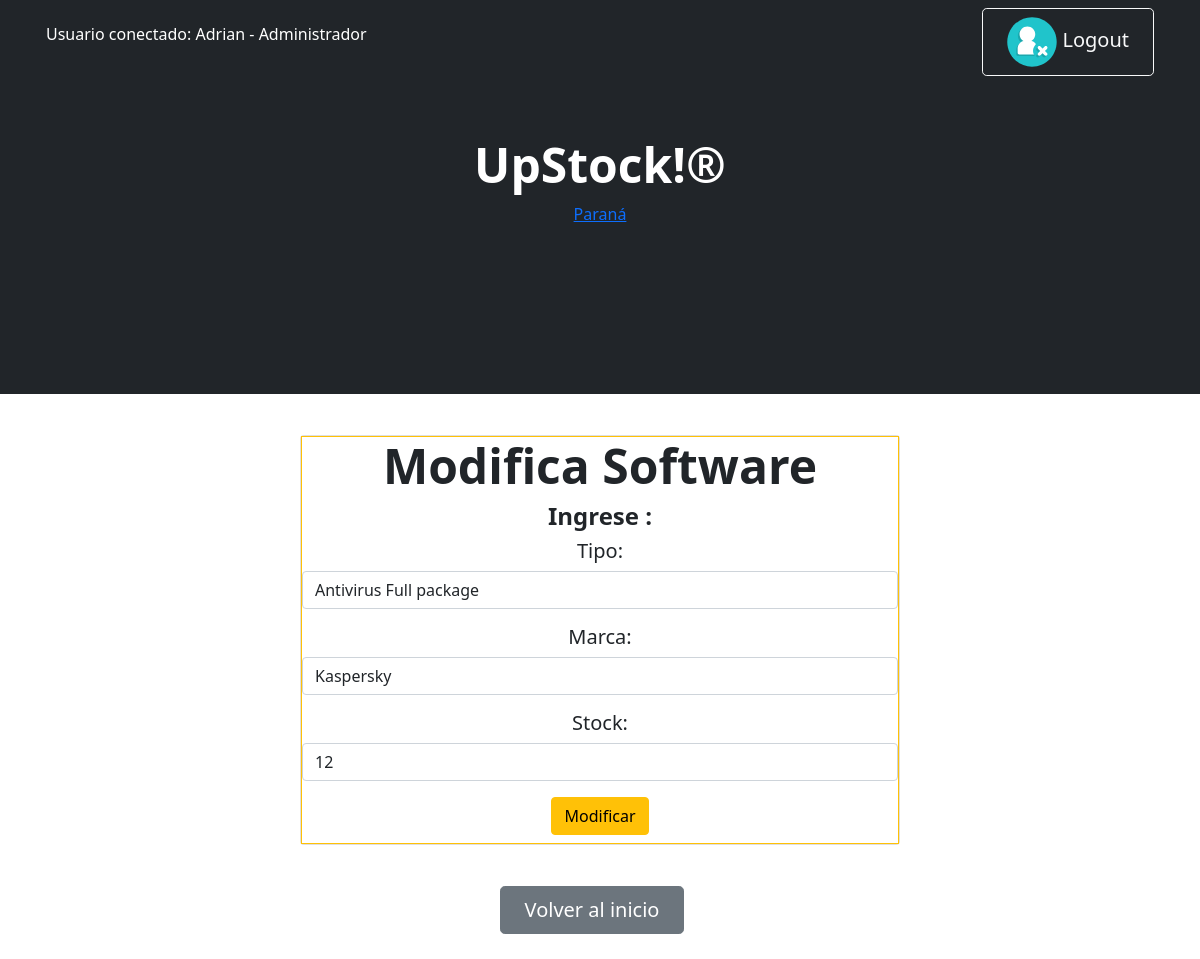
Screenshot of /upstock/editar_software/1 (signed in) with the database file from the repository.
### Miapp/models.py (models this page shows, shortened)
class Software (models.Model):
    tipo= models.CharField (max_length=50)
    marca= models.CharField (max_length=50)
    stock= models.IntegerField()

### Miapp/views.py (the view)
# urls.py: path('editar_software/<int:id>',editar_software,name='editar_software'),
@permission_required('Miapp.change_software', raise_exception=True)
@login_required(login_url='Inicio')
def editar_software(request,id):
    Soft=Software.objects.get(id=id)
    if request.method == "POST":
        mi_formulario = Formulario_software(request.POST)
        if mi_formulario.is_valid():
            data= mi_formulario.cleaned_data
            Soft.tipo=data["tipo"]
            Soft.marca=data["marca"]
            Soft.stock=data["stock"]
            Soft.save()
            return redirect("show_soft_edit")
    else:
            mi_formulario = Formulario_software(initial={
                "tipo": Soft.tipo,
                "marca": Soft.marca,
                "stock": Soft.stock
            })
    return render (request, "show_soft_edit_menu.html", {'mi_formulario': mi_formulario,"id":Soft.id})

### Miapp/forms.py
class Formulario_software (forms.ModelForm):
    class Meta:
        model=Software
        fields=('__all__')
        widgets={
            'tipo': forms.TextInput(attrs={'class':'form-control','placeholder':'Ej:Windowss 11'}),
            'marca':forms.TextInput(attrs={'class':'form-control','placeholder':'Ej:Microsoft'}),
            'stock':forms.NumberInput(attrs={'class':'form-control','placeholder':'Ingrese Cantidad'})
        }

### Miapp/templates/show_soft_edit_menu.html
{% extends 'padre.html' %}
{% load static %}
{% block Contenido_cambiante %}
        <span class="border border-warning">
        <h1 class="display-5 fw-bolder text mb-2">Modifica Software</h1>
        <h2 class="h4 fw-bolder">Ingrese :</h2>
        <form action = "{% url 'editar_software' id %}"  class="h5 fw-normal"  method ="POST" > {% csrf_token %}
        {{ mi_formulario.as_p }}
        <input type="submit" class="btn btn-warning "  value = "Modificar"/>
        </form>
       </span>
{% endblock Contenido_cambiante %}

### Miapp/templates/padre.html (shortened to what this page needs)
<!DOCTYPE html>
<html lang="en">
    <head>
        {% load static %}
        <link rel="stylesheet" href="https://cdn.jsdelivr.net/npm/bootstrap@4.0.0/dist/css/bootstrap.min.css"
>
        <link href="https://cdn.jsdelivr.net/npm/bootstrap-icons@1.4.1/font/bootstrap-icons.css" rel="stylesheet" />
        <link href="{%static 'css/styles.css'%}" rel="stylesheet" />
    </head>
    <body id="divconfondo">
            <nav class="navbar navbar-expand-lg navbar-dark bg-dark">
            <div class="container px-3">
            {% if user.is_authenticated %}
                    <p style="color:white"> Usuario conectado: {{user.username}} - {{user.groups.all.0}}</p>
                    <a class="btn btn-outline-light btn-lg px-4" href="{% url 'Logout' %}"> <img class="icon input-icon" src="{% static 'assets/logout.svg' %}" alt=""> Logout</a>
            {% endif %}
        </nav>
        <header class="bg-dark py-1">
            <div class="container px-1">
                <div class="row  justify-content-center">
                    <div class="col-lg-6">
                        <div class="text-center my-5">
                            <h1 class="display-5 fw-bolder text-white mb-2">UpStock!®</h1>
                                 <div id="tw_19_1704680239">
                                <div style="width:120px; height:140px; margin: 0 auto;">
                                <a href="https://hotelmix.es/time/parana-30036">Paraná</a><br/></div></div>
                        </div>
                    </div>
                </div>
            </div>
        </header>
        <div class="text-center py-3"  >
            <div id="tarjeta" class="card">
                {% block Contenido_cambiante %}
                {% endblock Contenido_cambiante %}
            </div>
        </div>
        <div id="botoninicio" class="text-center">
    <a class="btn btn-secondary btn-lg px-4 me-sm-3" href="{% url 'Inicio'%}">Volver al inicio</a>
    </div>

### rows the page displays
Software: tipo "Antivirus Full package", marca "Kaspersky", stock "12"

### other values shown
{{ user.username }} "Adrian"
{{ user.groups.all.0 }} "Administrador"
